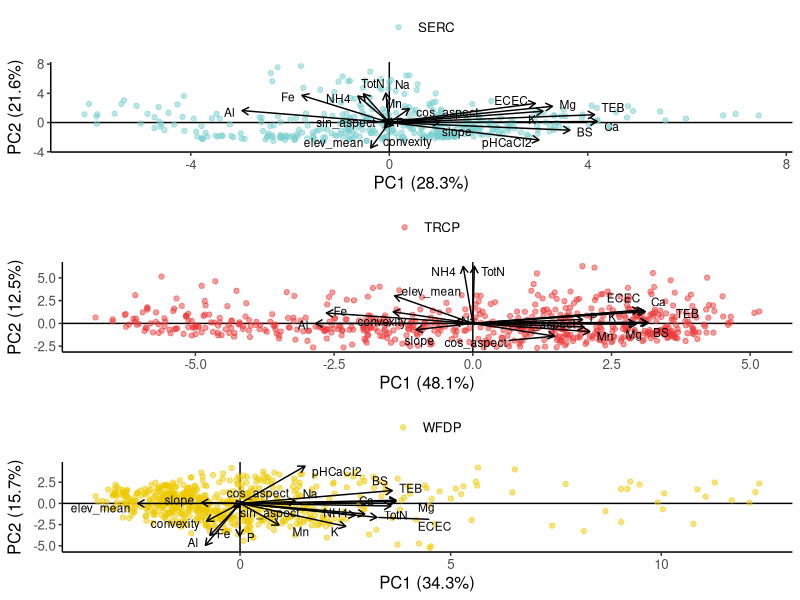

Write R code to recreate this figure.
library(tidyverse)

#### create PCAs of env. characteristics for each plot ####

env <- read.csv("output/all_env.csv") 

#SERC
serc_pc_in <- env %>% 
  filter(site == "SERC") %>% 
  pivot_wider(names_from = variable, values_from = vals)

serc_pca <- prcomp(serc_pc_in %>% select(-site, -quadrat, -gx, -gy, -aspect), center = T, scale. = T)

serc_points <- bind_cols(serc_pc_in %>% select(quadrat, site), PC1 =  serc_pca$x[,c(1)], PC2 = serc_pca$x[,2], PC3 = serc_pca$x[,3])

serc_loadings <- as.data.frame(serc_pca$rotation) %>% 
  mutate(env = row.names(.)) %>% 
  mutate(site = "SERC")

#WFDP
WFDP_pc_in <- env %>% 
  filter(site == "WFDP") %>% 
  pivot_wider(names_from = variable, values_from = vals)

WFDP_pca <- prcomp(WFDP_pc_in %>% select(-site, -quadrat, -gx, -gy, -aspect), center = T, scale. = T)

WFDP_points <- bind_cols(WFDP_pc_in %>% select(quadrat, site), PC1 =  WFDP_pca$x[,c(1)], PC2 = WFDP_pca$x[,2], PC3 = WFDP_pca$x[,3])

WFDP_loadings <- as.data.frame(WFDP_pca$rotation) %>% 
  mutate(env = row.names(.)) %>% 
  mutate(site = "WFDP")

#TRCP
TRCP_pc_in <- env %>% 
  filter(site == "TRCP") %>% 
  pivot_wider(names_from = variable, values_from = vals)

TRCP_pca <- prcomp(TRCP_pc_in %>% select(-site, -quadrat, -gx, -gy, -aspect), center = T, scale. = T)

TRCP_points <- bind_cols(TRCP_pc_in %>% select(quadrat, site), PC1 =  TRCP_pca$x[,c(1)], PC2 = TRCP_pca$x[,2], PC3 = TRCP_pca$x[,3])

TRCP_loadings <- as.data.frame(TRCP_pca$rotation) %>% 
  mutate(env = row.names(.)) %>% 
  mutate(site = "TRCP")

all_points <- bind_rows(serc_points, WFDP_points, TRCP_points)
all_loadings <- bind_rows(serc_loadings, WFDP_loadings, TRCP_loadings)

all_loadings_table <- all_loadings %>% 
  select(site, env, PC1, PC2) %>% 
  pivot_longer(cols = c(PC1, PC2), names_to = "PC", values_to = "vals") %>% 
  mutate(name = paste(PC, site)) %>% 
  select(-site, -PC) %>% 
  pivot_wider(names_from = name, values_from = vals)
  

write.csv(all_loadings_table, file = "output/all_env_rotation.csv",
          row.names = F)
  
  
summary(serc_pca)
summary(TRCP_pca)
summary(WFDP_pca)

write.csv(all_points, file = "output/pca_points.csv")
write.csv(all_loadings, file = "output/pca_loadings.csv")

serc <- ggplot() +
  geom_hline(aes(yintercept = 0)) +
  geom_vline(aes(xintercept = 0)) +
  geom_point(data = serc_points %>% mutate(site = "SERC"), aes(x = PC1, y = PC2, color = site), alpha = 0.5) +
  geom_segment(aes(x = 0, y = 0, xend = PC1*10, yend = PC2*10), data = serc_loadings, arrow=arrow(length=unit(0.2,"cm"))) +
  ggrepel::geom_text_repel(data=serc_loadings, aes(x=PC1*10, y=PC2*10, label=env), size = 3) +
  theme_classic() +
  theme(legend.position = "top",
        legend.title = element_blank(),
        text = element_text(size = 12)) +
  scale_color_manual(values = "darkslategray3") +
  xlab(paste("PC1 (", round(summary(serc_pca)$importance[2]*100, 1), "%", ")", sep = "")) +
  ylab(paste("PC2 (", round(summary(serc_pca)$importance[5]*100, 1), "%", ")", sep = ""))

trcp <- ggplot() +
  geom_hline(aes(yintercept = 0)) +
  geom_vline(aes(xintercept = 0)) +
  geom_point(data = TRCP_points %>% mutate(site = "TRCP"), aes(x = PC1, y = PC2, color = site), alpha = 0.5) +
  geom_segment(aes(x = 0, y = 0, xend = PC1*10, yend = PC2*10), data = TRCP_loadings, arrow=arrow(length=unit(0.2,"cm"))) +
  ggrepel::geom_text_repel(data=TRCP_loadings, aes(x=PC1*10, y=PC2*10, label=env), size =3) +
  theme_classic() +
  theme(legend.position = "top",
        legend.title = element_blank(),
        text = element_text(size = 12)) +
  scale_color_manual(values = "brown2") +
  xlab(paste("PC1 (", round(summary(TRCP_pca)$importance[2]*100, 1), "%", ")", sep = "")) +
  ylab(paste("PC2 (", round(summary(TRCP_pca)$importance[5]*100, 1), "%", ")", sep = ""))

wfdp <- ggplot() +
  geom_hline(aes(yintercept = 0)) +
  geom_vline(aes(xintercept = 0)) +
  geom_point(data = WFDP_points %>% mutate(site = "WFDP"), aes(x = PC1, y = PC2, color = site), alpha = 0.5) +
  geom_segment(aes(x = 0, y = 0, xend = PC1*10, yend = PC2*10), data = WFDP_loadings, arrow=arrow(length=unit(0.2,"cm"))) +
  ggrepel::geom_text_repel(data=WFDP_loadings, aes(x=PC1*10, y=PC2*10, label=env), size = 3) +
  theme_classic() +
  theme(legend.position = "top",
        legend.title = element_blank(),
        text = element_text(size = 12)) +
  scale_color_manual(values = "gold2") +
  xlab(paste("PC1 (", round(summary(WFDP_pca)$importance[2]*100, 1), "%", ")", sep = "")) +
  ylab(paste("PC2 (", round(summary(WFDP_pca)$importance[5]*100, 1), "%", ")", sep = "")) 

env_pca_plot <- ggpubr::ggarrange(serc, trcp, wfdp, nrow = 3, common.legend = F)

jpeg(file = "output/env_pca_plot.jpeg",
     width = 3.5,
     height = 9,
     unit = "in",
     res = 600)
env_pca_plot
dev.off()
